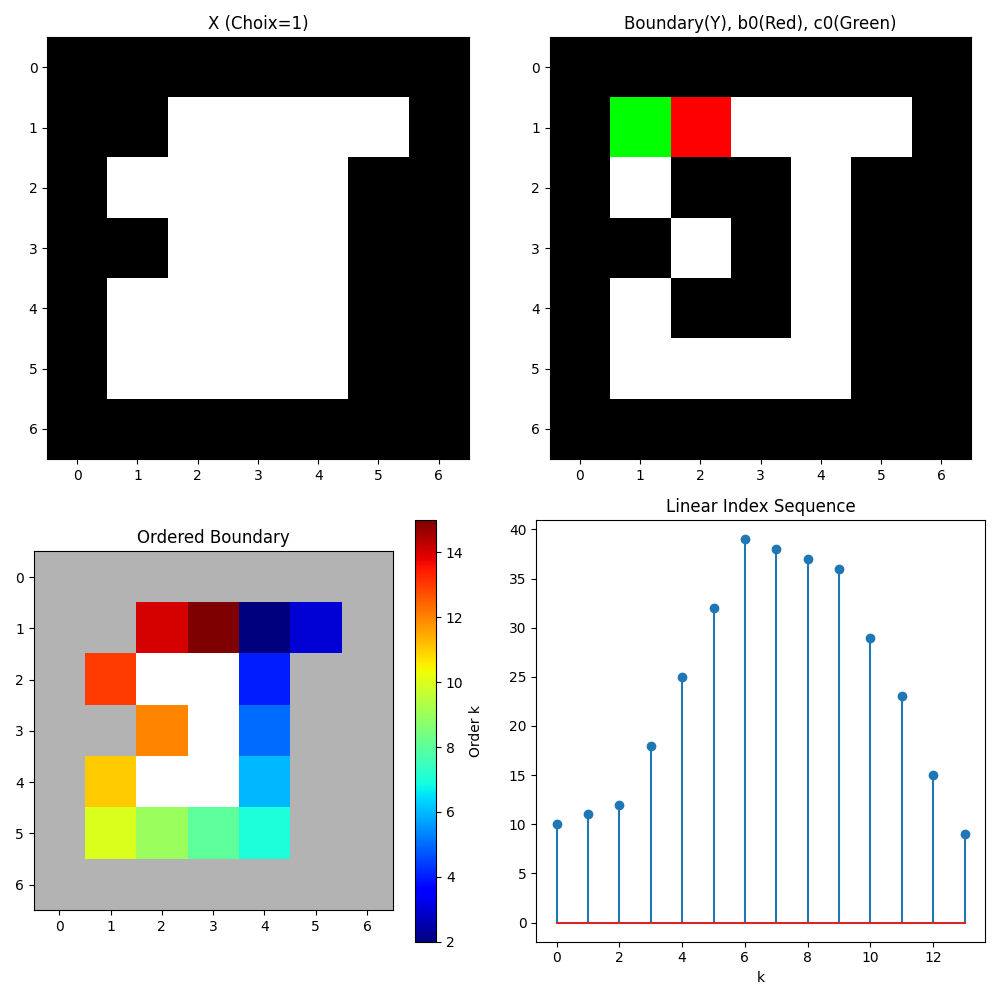

This chart was generated by the following Python code:

import numpy as np
import matplotlib.pyplot as plt
from skimage.io import imread
from skimage.color import rgb2gray
from General.N8 import N8
from General.mmshow import mmshow
from libDIPUM.freemanChainCode import freemanChainCode
import os
import sys
from libDIPUM.data_path import dip_data

def get_choice():
    print("Select image to process:")
    print("1: Fig12.01")
    print("2: Fig12.2")
    print("3: OtherToyExample")
    print("4: Exam")
    print("5: Apple (apple12.jpg)")
    print("6: Fig12.01 Modif")
    
    try:
        val = input("Enter choice (1-6): ")
        return int(val)
    except ValueError:
        return 1 # Default

def Figure1201(Choix=None):
    if Choix is None:
        Choix = get_choice()
        
    print(f"Running Figure1201 with Choix={Choix}...")
    
    # Data Selection
    if Choix == 1:
        # Fig12.01
        X = np.zeros((7, 7), dtype=bool)
        # MATLAB: X(2, 3:6)=1; X(3, 2:5)=1; X(4, 3:5)=1; X(5, 2:5)=1; X(6, 2:5)=1;
        X[1, 2:6] = True
        X[2, 1:5] = True
        X[3, 2:5] = True
        X[4, 1:5] = True
        X[5, 1:5] = True
        
    elif Choix == 2:
        # Fig12.2
        X = np.zeros((7, 7), dtype=bool)
        # X(2, 4)=1
        X[1, 3] = True
        # X(3, 3)=1; X(3, 5)=1
        X[2, 2] = True; X[2, 4] = True
        # X(4, 3)=1
        X[3, 2] = True
        # X(5, 2)=1; X(5, 4)=1
        X[4, 1] = True; X[4, 3] = True
        # X(6, 2:4)=1
        X[5, 1:4] = True
        
    elif Choix == 3:
        # OtherToyExample
        X = np.zeros((7, 17), dtype=bool)
        # X(2, 3:15)=1
        X[1, 2:15] = True
        # X(3:6, 3:7)=1 -> Rows 3 to 6 (inclusive), Cols 3 to 7 (inclusive)
        # python: rows 2:6, cols 2:7
        X[2:6, 2:7] = True
        
    elif Choix == 4:
        # Exam
        X = np.zeros((5, 5), dtype=bool)
        # X(2, 3:4)=1
        X[1, 2:4] = True
        # X(3, 2:4)=1
        X[2, 1:4] = True
        # X(4, 2:3)=1
        X[3, 1:3] = True
        
    elif Choix == 5:
        # Apple
        path = dip_data('apple12.jpg')
        img = imread(path)
        if img.ndim == 3:
            gray = rgb2gray(img)
        else:
            gray = img
            
        # Threshold
        X = gray > 0.5 
        # Check corners to ensure object is white on black
        if X[0,0]: X = ~X
        
    elif Choix == 6:
        # Fig12.01 Modif
        X = np.zeros((8, 7), dtype=bool)
        # X(2, 3:6)=1; X(3, 2:5)=1; X(4, 3:5)=1; X(5, 2:5)=1; X(6, 2:5)=1; X(7, 6)=1
        X[1, 2:6] = True
        X[2, 1:5] = True
        X[3, 2:5] = True
        X[4, 1:5] = True
        X[5, 1:5] = True
        X[6, 5] = True # X(7, 6) -> row 6, col 5
        
    else:
        print("Invalid choice.")
        return

    H, W = X.shape
    
    # 2. Get Uppermost Leftmost point b0
    rows_nz, cols_nz = np.where(X)
    if len(rows_nz) == 0:
        print("Empty image.")
        return
        
    r0 = rows_nz[0]
    c0_idx = cols_nz[0]
    b0 = r0 * W + c0_idx # Row-Major index
    
    # West Neighbor c0
    neighbor_c0 = b0 - 1
    
    # 3. Get b(1) and c(1)
    N = N8(b0, neighbor_c0, W)
    
    found_start = False
    for i, idx in enumerate(N):
        if 0 <= idx < H*W:
             if X.flat[idx]:
                 b1 = idx
                 c1 = N[i-1]
                 found_start = True
                 break
                 
    if not found_start:
        print(f"Isolated point at ({r0}, {c0_idx})?")
        # Just plot X
        plt.imshow(X)
        plt.show()
        return

    # 4. Main Loop
    b_list = [b1]
    c_list = [c1]
    curr_b = b1
    curr_c = c1
    
    Yn = np.zeros_like(X, dtype=float)
    k = 1
    Yn.flat[curr_b] = k
    
    max_iter = H*W * 10 
    
    while True:
        N_curr = N8(curr_b, curr_c, W)
        found_next = False
        for i, idx in enumerate(N_curr):
            if 0 <= idx < H*W and X.flat[idx]:
                next_b = idx
                next_c = N_curr[i-1]
                found_next = True
                break
        
        if not found_next:
            break
            
        k += 1
        curr_b = next_b
        curr_c = next_c
        
        b_list.append(curr_b)
        c_list.append(curr_c)
        Yn.flat[curr_b] = k
        
        if curr_b == b_list[0] and b_list[-2] == b0 and k >= 3:
            break
            
        if k > max_iter:
            print("Runaway loop.")
            break
            
    final_b = b_list[:-1]
    
    # 5. Contour Map Y
    Y = np.zeros_like(X, dtype=bool)
    Y.flat[final_b] = True
    
    # 6. Freeman Code
    rows = [idx // W for idx in final_b]
    cols = [idx % W for idx in final_b]
    B_coords = np.column_stack((rows, cols))
    
    res = freemanChainCode(B_coords, 8)
    print("FCC:", res.fcc)
    print("MinMag:", res.mm)
    print("Diff:", res.diff)
    
    # 7. Display
    B0Matrix = np.zeros_like(X, dtype=bool)
    C0Matrix = np.zeros_like(X, dtype=bool)
    B0Matrix.flat[b0] = True
    C0Matrix.flat[neighbor_c0] = True
    
    fig = plt.figure(figsize=(10, 10))
    
    plt.subplot(2, 2, 1)
    plt.imshow(X, cmap='gray')
    plt.title(f'X (Choix={Choix})')
    
    plt.subplot(2, 2, 2)
    mmshow(Y, B0Matrix, C0Matrix)
    plt.title('Boundary(Y), b0(Red), c0(Green)')
    
    plt.subplot(2, 2, 3)
    masked_Yn = np.ma.masked_where(Yn == 0, Yn)
    plt.imshow(X, cmap='gray', alpha=0.3)
    plt.imshow(masked_Yn, cmap='jet', interpolation='nearest')
    plt.colorbar(label='Order k')
    plt.title('Ordered Boundary')
    
    plt.subplot(2, 2, 4)
    plt.stem(final_b)
    plt.title('Linear Index Sequence')
    plt.xlabel('k')
    
    plt.tight_layout()
    
    # Filename
    filename = f'Figure1201_Choix{Choix}.png'
    if Choix == 1: filename = 'Figure1201.png'
    elif Choix == 2: filename = 'Figure1202.png'
    
    plt.savefig(filename)
    print(f"Saved plot to {filename}")
    plt.show()

if __name__ == "__main__":
    # Check args
    if len(sys.argv) > 1:
        try:
            val = int(sys.argv[1])
            Figure1201(val)
        except:
            Figure1201()
    else:
        Figure1201()
